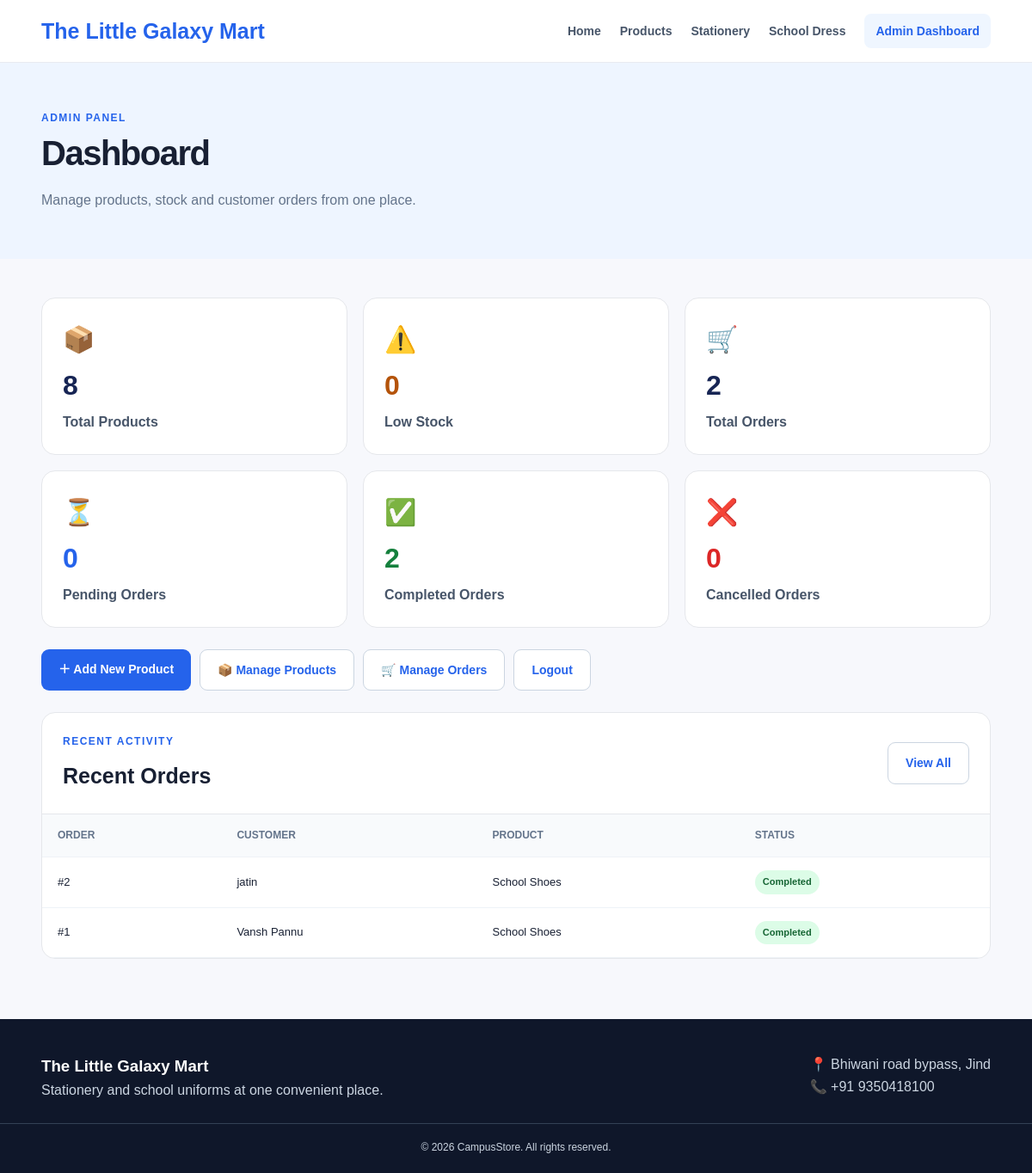
/admin (signed in), run on the app's committed database.
### tables this page shows
CREATE TABLE orders (
            id INTEGER PRIMARY KEY AUTOINCREMENT,
            customer_name TEXT NOT NULL,
            phone TEXT NOT NULL,
            product_id INTEGER NOT NULL,
            product_name TEXT NOT NULL,
            price REAL NOT NULL,
            status TEXT NOT NULL DEFAULT 'Pending',
            created_at TIMESTAMP DEFAULT CURRENT_TIMESTAMP,
            FOREIGN KEY(product_id) REFERENCES products(id)
        );

### shop/app.py (the view)
@app.route("/admin")
@admin_required
def admin_dashboard():
    conn = get_db()
    total_products = conn.execute("SELECT COUNT(*) FROM products").fetchone()[0]
    low_stock = conn.execute(
        "SELECT COUNT(*) FROM products WHERE stock <= ?", (LOW_STOCK_LIMIT,)
    ).fetchone()[0]
    total_orders = conn.execute("SELECT COUNT(*) FROM orders").fetchone()[0]
    pending_orders = conn.execute(
        "SELECT COUNT(*) FROM orders WHERE status='Pending'"
    ).fetchone()[0]
    completed_orders = conn.execute(
        "SELECT COUNT(*) FROM orders WHERE status='Completed'"
    ).fetchone()[0]
    cancelled_orders = conn.execute(
        "SELECT COUNT(*) FROM orders WHERE status='Cancelled'"
    ).fetchone()[0]
    recent_orders = conn.execute(
        "SELECT * FROM orders ORDER BY id DESC LIMIT 5"
    ).fetchall()
    conn.close()
    return render_template(
        "admin_dashboard.html",
        total_products=total_products,
        low_stock=low_stock,
        total_orders=total_orders,
        pending_orders=pending_orders,
        completed_orders=completed_orders,
        cancelled_orders=cancelled_orders,
        recent_orders=recent_orders,
    )

### shop/app.py (called while the page is built)
def admin_required(f):
    @wraps(f)
    def decorated_function(*args, **kwargs):
        if not session.get("admin_logged_in"):
            return redirect(url_for("admin_login"))
        return f(*args, **kwargs)
    return decorated_function

def get_db():
    conn = sqlite3.connect(DB)
    conn.row_factory = sqlite3.Row
    return conn

### shop/templates/admin_dashboard.html (shortened to what this page needs)
{% extends "base.html" %}
{% block content %}
<section class="page-header">
    <div class="container">
        <p class="tag">ADMIN PANEL</p>
        <h1>Dashboard</h1>
        <p class="dashboard-subtitle">Manage products, stock and customer orders from one place.</p>
    </div>
</section>
<section class="section admin-section">
    <div class="container">
        <div class="admin-cards">
            <a class="admin-card" href="{{ url_for('admin_products') }}">
                <span class="admin-card-icon">📦</span>
                <span class="admin-card-number">{{ total_products }}</span>
                <span class="admin-card-title">Total Products</span>
            </a>
            <a class="admin-card warning-card" href="{{ url_for('admin_products') }}">
                <span class="admin-card-icon">⚠️</span>
                <span class="admin-card-number">{{ low_stock }}</span>
                <span class="admin-card-title">Low Stock</span>
            </a>
            <a class="admin-card" href="{{ url_for('admin_orders') }}">
                <span class="admin-card-icon">🛒</span>
                <span class="admin-card-number">{{ total_orders }}</span>
                <span class="admin-card-title">Total Orders</span>
            </a>
            <a class="admin-card pending-card" href="{{ url_for('admin_orders', status='Pending') }}">
                <span class="admin-card-icon">⏳</span>
                <span class="admin-card-number">{{ pending_orders }}</span>
                <span class="admin-card-title">Pending Orders</span>
            </a>
            <a class="admin-card success-card" href="{{ url_for('admin_orders', status='Completed') }}">
                <span class="admin-card-icon">✅</span>
                <span class="admin-card-number">{{ completed_orders }}</span>
                <span class="admin-card-title">Completed Orders</span>
            </a>
            <a class="admin-card danger-card" href="{{ url_for('admin_orders', status='Cancelled') }}">
                <span class="admin-card-icon">❌</span>
                <span class="admin-card-number">{{ cancelled_orders }}</span>
                <span class="admin-card-title">Cancelled Orders</span>
            </a>
        </div>
        <div class="admin-actions">
            <a class="btn primary" href="{{ url_for('add_product') }}">＋ Add New Product</a>
            <a class="btn secondary" href="{{ url_for('admin_products') }}">📦 Manage Products</a>
            <a class="btn secondary" href="{{ url_for('admin_orders') }}">🛒 Manage Orders</a>
            <a class="btn secondary" href="{{ url_for('admin_logout') }}">Logout</a>
        </div>
        <div class="admin-table-card">
            <div class="admin-table-header">
                <div>
                    <p class="tag">RECENT ACTIVITY</p>
                    <h2>Recent Orders</h2>
                </div>
                <a class="btn secondary" href="{{ url_for('admin_orders') }}">View All</a>
            </div>
            {% if recent_orders %}
            <div class="table-wrap">
                <table class="admin-table">
                    <thead>
                        <tr><th>Order</th><th>Customer</th><th>Product</th><th>Status</th></tr>
                    </thead>
                    <tbody>
                    {% for order in recent_orders %}
                        <tr>
                            <td>#{{ order.id }}</td>
                            <td>{{ order.customer_name }}</td>
                            <td>{{ order.product_name }}</td>
                            <td><span class="status status-{{ order.status|lower }}">{{ order.status }}</span></td>
                        </tr>
                    {% endfor %}
                    </tbody>
                </table>
            </div>
            {% else %}
                <p class="empty-state">No customer orders yet.</p>
            {% endif %}
        </div>
    </div>
</section>
{% endblock %}

### shop/static/style.css (style rules this page uses)
* { box-sizing:border-box;margin:0;padding:0 }
body { font-family:Arial,Helvetica,sans-serif;background:#f7f8fc;color:#182033;line-height:1.6 }
a { text-decoration:none;color:inherit }
.container { width:min(1120px,92%);margin:auto }
.tag { font-size:12px;font-weight:800;letter-spacing:1.5px;color:#2563eb;margin-bottom:10px }
h1 { font-size:52px;line-height:1.08;letter-spacing:-1.5px;margin-bottom:20px }
.btn { border:0;display:inline-block;padding:12px 20px;border-radius:9px;font-weight:700;cursor:pointer;font-size:14px }
.primary { background:#2563eb;color:white }
.secondary { background:white;color:#2563eb;border:1px solid #cbd5e1 }
.section { padding:70px 0 }
.page-header { background:#eef5ff;padding:55px 0 }
.page-header h1 { font-size:40px }
.dashboard-subtitle { color:#64748b;font-size:16px }
.admin-section { padding-top:45px }
.admin-cards { display:grid;grid-template-columns:repeat(3,1fr);gap:18px }
.admin-card { background:#fff;border:1px solid #e5e7eb;border-radius:16px;padding:24px;text-align:left;display:grid;gap:4px;transition:.2s }
.admin-card-icon { font-size:30px }
.admin-card-number { font-size:32px;font-weight:800;color:#172554 }
.admin-card-title { font-weight:700;color:#475569 }
.warning-card .admin-card-number { color:#b45309 }
.danger-card .admin-card-number { color:#dc2626 }
.success-card .admin-card-number { color:#15803d }
.pending-card .admin-card-number { color:#2563eb }
.admin-actions { display:flex;flex-wrap:wrap;gap:10px;margin:25px 0 }
.admin-table-card { background:#fff;border:1px solid #e5e7eb;border-radius:16px;overflow:hidden }
.admin-table-header { display:flex;justify-content:space-between;align-items:center;padding:24px;border-bottom:1px solid #e5e7eb }
.admin-table-header h2 { font-size:25px }
.table-wrap { overflow-x:auto }
.admin-table { width:100%;border-collapse:collapse;min-width:850px }
.admin-table th,.admin-table td { padding:15px 18px;text-align:left;border-bottom:1px solid #eef2f7;font-size:13px;vertical-align:middle }
.admin-table th { background:#f8fafc;font-size:12px;text-transform:uppercase;color:#64748b }
.status { display:inline-block;padding:5px 9px;border-radius:999px;font-size:11px;font-weight:800 }
.status-completed { background:#dcfce7;color:#166534 }

### data on the page
orders: id "2", customer_name "jatin", product_name "School Shoes", status "Completed"
orders: id "1", customer_name "Vansh Pannu", product_name "School Shoes", status "Completed"

### other printed values
{{ total_products }} "8"
{{ low_stock }} "0"
{{ total_orders }} "2"
{{ pending_orders }} "0"
{{ completed_orders }} "2"
{{ cancelled_orders }} "0"
